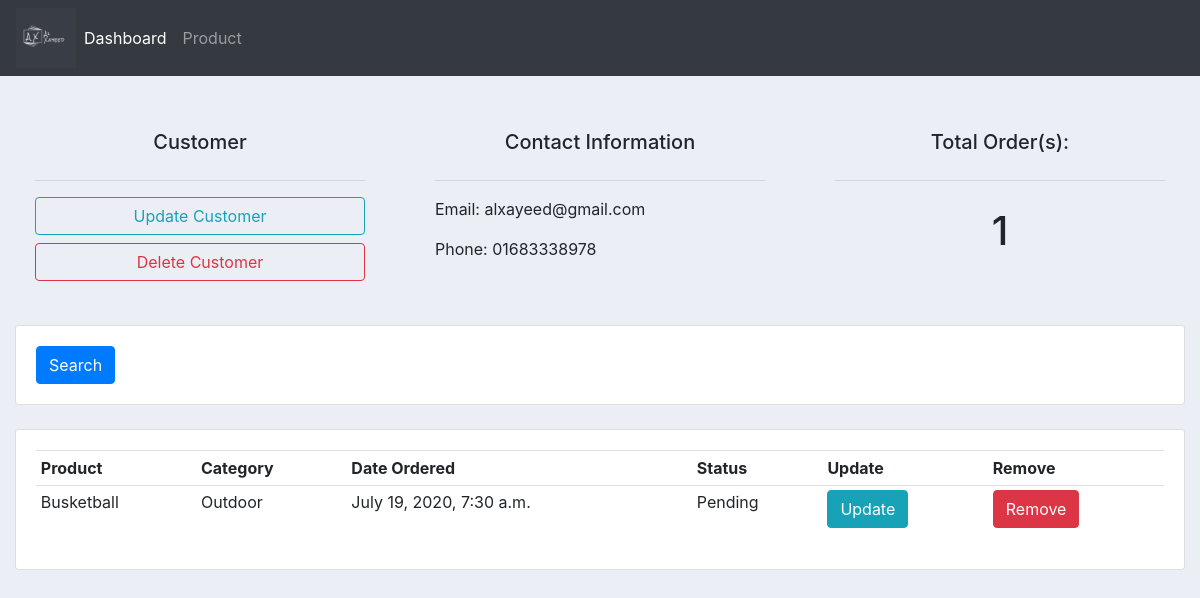
The app's page /customer/1/, older data.
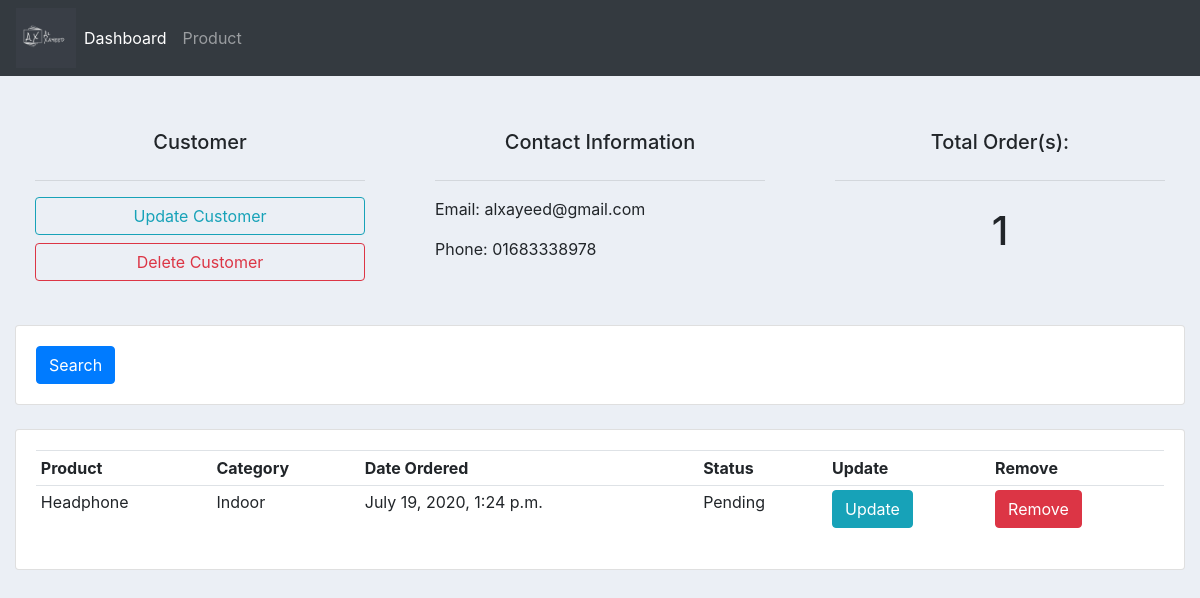
The same page, newer data.
### accounts/models.py (models this page shows, shortened)
class Order(models.Model):
    STATUS = (
        ('Pending', 'Pending'),
        ('Out of Stock', 'Stock Out'),
        ('Delivered', 'Delivered'),
    )
    customer = models.ForeignKey(Customer,null=True, on_delete=models.CASCADE) #Order will be deleted if the customer is deleted
    product = models.ForeignKey(Product, null=True,on_delete=models.SET_NULL) #if the Product is deleted,order will remain same with a null value for product
    date_ordered = models.DateTimeField(auto_now_add=True, null=True)
    status = models.CharField(max_length=50, null=True, choices=STATUS)

class Product(models.Model):
    CATAGORY = (
        ('Indoor', 'Indoor'),
        ('Outdoor', 'Out door')
    )
    name = models.CharField(max_length=100, null=True)
    price = models.FloatField(null=True)
    catagory = models.CharField(max_length=100, choices=CATAGORY, null=True)
    description = models.CharField(max_length=200, null=True)
    date_created = models.DateTimeField(auto_now_add=True)
    tags = models.ManyToManyField(Tag)

### accounts/views.py (the view)
# urls.py: path('customer/<int:pk>/', customer, name='customer'),
def customer(request, pk):
    customer = Customer.objects.get(id=pk)
    orders = customer.order_set.all()
    total_order = customer.order_set.all().count()
    context = {'customer': customer, 'orders': orders, 'total_order': total_order }
    return render(request, 'accounts/customer.html', context)

### accounts/templates/accounts/customer.html (shortened to what this page needs)
{% extends 'accounts/base.html' %}
{% block content %}
    <br>
<div class="row">
                <div class="col-md">
                    <div class="card-body">
                        <h5 style="text-align: center; padding: 10px;">Customer</h5>
                        <hr>
                        <a class="btn btn-outline-info btn-sm- btn-block" href="">Update Customer</a>
                        <a class="btn btn-outline-danger btn-sm- btn-block" href="">Delete Customer</a>
                    </div>
                </div>
                <div class="col-md">
                    <div class="card-body">
                        <h5 style="text-align: center; padding: 10px;">Contact Information</h5>
                        <hr>
                        <p>Email: {{ customer.email }}</p>
                        <p>Phone: {{ customer.phone}}</p>
                    </div>
                </div>
                <div class="col-md">
                    <div class="card-body">
                        <h5 style="text-align: center; padding: 10px;">Total Order(s):</h5>
                        <hr>
                        <h1 style="text-align: center; padding: 10px;">{{ total_order }}</h1>
                    </div>
                </div>
</div>
    <br>
    <div class="row">
        <div class="col">
            <div class="card card-body">
                <form method="GET">
                    <button class="btn btn-primary" type="submit">Search</button>
                </form>
            </div>
        </div>
    </div>
    <br>
    <div class="row">
        <div class="col-md">
            <div class="card card-body">
                <table class="table table-sm">
                    <tr>
                        <th>Product</th>
                        <th>Category</th>
                        <th>Date Ordered</th>
                        <th>Status</th>
                        <th>Update</th>
                        <th>Remove</th>
                    </tr>
                    {% for order in orders %}
                        <td>{{order.product.name}}</td>
                        <td>{{order.product.catagory}}</td>
                        <td>{{order.date_ordered}}</td>
                        <td>{{order.status}}</td>
                        <td><a class="btn btn-info" href="{% url 'update_order' order.id%}"> Update</td>
                            <td><a class="btn btn-danger" href="{% url 'delete_order' order.id %}"> Remove</td>
                    {% endfor %}
                </table>
            </div>
        </div>
    </div>
{% endblock %}

Row changes from the older to the newer data that the page shows:
removed Order: product.name "Busketball", product.catagory "Outdoor", date_ordered "July 19, 2020, 7:30 a.m.", status "Pending"
added Order: product.name "Headphone", product.catagory "Indoor", date_ordered "July 19, 2020, 1:24 p.m.", status "Pending"
